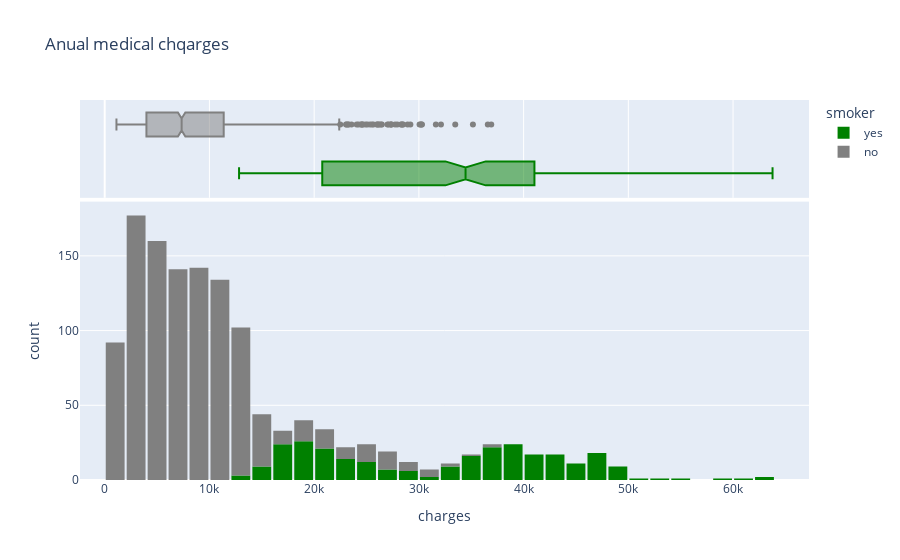

Write notebook code for a chart like this one.
### Markdown cell above
### Charges
Let's visualize the distribution of "charges" i.e. the annual medical charges for customers. This is the column we're trying to predict. Let's also use the categorical column "smoker" to distinguish the charges for smokers and non-smokers.

### Code cell
fig = px.histogram(medical_df,
                    x='charges',
                    marginal='box',
                    color='smoker',
                    color_discrete_sequence=['green','grey'],
                    title='Anual medical chqarges')
fig.update_layout(bargap=0.1)
fig.show()

### Figure 1 — Plotly figure (JSON) as saved in the notebook; plotly's stock layout.template omitted (floating-point values rounded to 4 significant figures; data arrays with more than 128 entries replaced by an {"elided": "..."} marker saying what was removed)
{"data": [{"alignmentgroup": "True", "bingroup": "x", "hovertemplate": "smoker=yes<br>charges=%{x}<br>count=%{y}<extra></extra>", "legendgroup": "yes", "marker": {"color": "green", "pattern": {"shape": ""}}, "name": "yes", "offsetgroup": "yes", "orientation": "v", "showlegend": true, "type": "histogram", "x": {"elided": "274 float values"}, "xaxis": "x", "yaxis": "y"}, {"alignmentgroup": "True", "hovertemplate": "smoker=yes<br>charges=%{x}<extra></extra>", "legendgroup": "yes", "marker": {"color": "green"}, "name": "yes", "notched": true, "offsetgroup": "yes", "showlegend": false, "type": "box", "x": {"elided": "274 float values"}, "xaxis": "x2", "yaxis": "y2"}, {"alignmentgroup": "True", "bingroup": "x", "hovertemplate": "smoker=no<br>charges=%{x}<br>count=%{y}<extra></extra>", "legendgroup": "no", "marker": {"color": "grey", "pattern": {"shape": ""}}, "name": "no", "offsetgroup": "no", "orientation": "v", "showlegend": true, "type": "histogram", "x": {"elided": "1064 float values"}, "xaxis": "x", "yaxis": "y"}, {"alignmentgroup": "True", "hovertemplate": "smoker=no<br>charges=%{x}<extra></extra>", "legendgroup": "no", "marker": {"color": "grey"}, "name": "no", "notched": true, "offsetgroup": "no", "showlegend": false, "type": "box", "x": {"elided": "1064 float values"}, "xaxis": "x2", "yaxis": "y2"}], "layout": {"bargap": 0.1, "barmode": "relative", "legend": {"title": {"text": "smoker"}, "tracegroupgap": 0}, "title": {"text": "Anual medical chqarges"}, "xaxis": {"anchor": "y", "domain": [0, 1], "title": {"text": "charges"}}, "xaxis2": {"anchor": "y2", "domain": [0, 1], "matches": "x", "showgrid": true, "showticklabels": false}, "yaxis": {"anchor": "x", "domain": [0, 0.7326], "title": {"text": "count"}}, "yaxis2": {"anchor": "x2", "domain": [0.7426, 1], "matches": "y2", "showgrid": false, "showline": false, "showticklabels": false, "ticks": ""}}}
